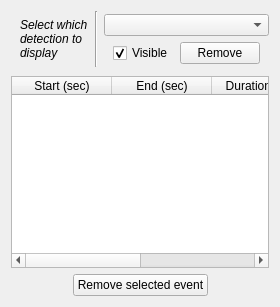
              <widget class="QWidget" name="q_DetectLoc">
               <attribute name="title">
                <string>Locations</string>
               </attribute>
               <layout class="QVBoxLayout" name="verticalLayout_39">
                <item>
                 <layout class="QGridLayout" name="gridLayout_23">
                  <property name="leftMargin">
                   <number>9</number>
                  </property>
                  <property name="topMargin">
                   <number>0</number>
                  </property>
                  <property name="bottomMargin">
                   <number>0</number>
                  </property>
                  <property name="spacing">
                   <number>3</number>
                  </property>
                  <item row="0" column="0" rowspan="3">
                   <widget class="QLabel" name="label_72">
                    <property name="font">
                     <font>
                      <italic>true</italic>
                     </font>
                    </property>
                    <property name="text">
                     <string>Select which
detection to
display</string>
                    </property>
                   </widget>
                  </item>
                  <item row="0" column="1" rowspan="3">
                   <widget class="Line" name="line_28">
                    <property name="minimumSize">
                     <size>
                      <width>10</width>
                      <height>0</height>
                     </size>
                    </property>
                    <property name="orientation">
                     <enum>Qt::Vertical</enum>
                    </property>
                   </widget>
                  </item>
                  <item row="2" column="2" colspan="2">
                   <widget class="QWidget" name="widget_11" native="true">
                    <layout class="QHBoxLayout" name="horizontalLayout_19">
                     <property name="topMargin">
                      <number>3</number>
                     </property>
                     <property name="bottomMargin">
                      <number>3</number>
                     </property>
                     <item>
                      <widget class="QCheckBox" name="_DetectViz">
                       <property name="text">
                        <string>Visible</string>
                       </property>
                       <property name="checked">
                        <bool>true</bool>
                       </property>
                       <property name="tristate">
                        <bool>false</bool>
                       </property>
                      </widget>
                     </item>
                     <item>
                      <widget class="QPushButton" name="_DetectRm">
                       <property name="text">
                        <string>Remove</string>
                       </property>
                      </widget>
                     </item>
                    </layout>
                   </widget>
                  </item>
                  <item row="3" column="2" colspan="2">
                   <widget class="QWidget" name="widget_12" native="true">
                    <property name="minimumSize">
                     <size>
                      <width>0</width>
                      <height>0</height>
                     </size>
                    </property>
                    <layout class="QHBoxLayout" name="horizontalLayout_10">
                     <property name="topMargin">
                      <number>0</number>
                     </property>
                     <property name="bottomMargin">
                      <number>0</number>
                     </property>
                    </layout>
                   </widget>
                  </item>
                  <item row="3" column="1">
                   <widget class="Line" name="line_30">
                    <property name="minimumSize">
                     <size>
                      <width>10</width>
                      <height>0</height>
                     </size>
                    </property>
                    <property name="orientation">
                     <enum>Qt::Vertical</enum>
                    </property>
                   </widget>
                  </item>
                  <item row="1" column="2" colspan="2">
                   <widget class="QComboBox" name="_DetectChanSw"/>
                  </item>
                 </layout>
                </item>
                <item>
                 <widget class="QTableWidget" name="_DetectLocations">
                  <property name="dragDropMode">
                   <enum>QAbstractItemView::InternalMove</enum>
                  </property>
                  <property name="alternatingRowColors">
                   <bool>true</bool>
                  </property>
                  <property name="sortingEnabled">
                   <bool>true</bool>
                  </property>
                  <attribute name="horizontalHeaderStretchLastSection">
                   <bool>true</bool>
                  </attribute>
                  <column>
                   <property name="text">
                    <string>Start (sec)</string>
                   </property>
                  </column>
                  <column>
                   <property name="text">
                    <string>End (sec)</string>
                   </property>
                  </column>
                  <column>
                   <property name="text">
                    <string>Duration (ms)</string>
                   </property>
                  </column>
                  <column>
                   <property name="text">
                    <string>Stage</string>
                   </property>
                  </column>
                 </widget>
                </item>
                <item>
                 <layout class="QHBoxLayout" name="horizontalLayout_20">
                  <property name="topMargin">
                   <number>0</number>
                  </property>
                  <item>
                   <spacer name="horizontalSpacer_34">
                    <property name="orientation">
                     <enum>Qt::Horizontal</enum>
                    </property>
                    <property name="sizeHint" stdset="0">
                     <size>
                      <width>40</width>
                      <height>20</height>
                     </size>
                    </property>
                   </spacer>
                  </item>
                  <item>
                   <widget class="QPushButton" name="_DetecRmEvent">
                    <property name="text">
                     <string>Remove selected event</string>
                    </property>
                   </widget>
                  </item>
                  <item>
                   <spacer name="horizontalSpacer_37">
                    <property name="orientation">
                     <enum>Qt::Horizontal</enum>
                    </property>
                    <property name="sizeHint" stdset="0">
                     <size>
                      <width>40</width>
                      <height>20</height>
                     </size>
                    </property>
                   </spacer>
                  </item>
                 </layout>
                </item>
               </layout>
              </widget>
